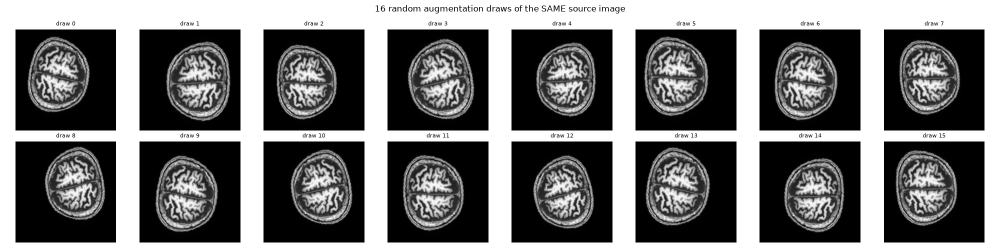
#> input picture reports/figures/augmentation_check.png, 2000 x 500 px (shown at 1/2 size)
$ python -i brain_mask.py   (imports and definitions only)
#> lines starting #> are read from the running program, lines starting #| are printed output that depends on the picture; after the words box and inside, x2 and y2 are one past the last pixel; in counts of white or black regions, pixels touching at a corner belong together
#> further down, picture is the input picture: shape (500, 2000, 3); min 0, max 255, mean 116.4
"""
Removes skull, scalp and background from the processed axial slices.

Why this is the best lever available without new data (decision 10): the models currently
separate ADNI1 (CN/AD) from ADNI-GO/2 (EMCI/LMCI) with 95-100% accuracy, which is a
scanner/protocol cue rather than disease. Much of that cue lives OUTSIDE the brain --
skull marrow brightness, scalp fat thickness, how much neck is in frame, and background
noise texture all vary by scanner and sequence while carrying no information about
atrophy. Masking to brain-only deletes that shortcut while keeping the hippocampal region
the task actually depends on.

Method (a classic threshold-based strip, run on the 224x224 PNGs rather than re-deriving
from DICOM, which keeps it cheap and reversible):
  1. Otsu threshold to separate head from background.
  2. Morphological opening with a large kernel: the skull is a THIN bright ring, so
     opening breaks its connection to the brain while the brain, being thick, survives.
  3. Keep the largest connected component -- the brain.
  4. Close and fill holes so ventricles and dark interior structures are not punched out.
  5. Slight erosion to shave any residual inner skull table.

Usage:
  python brain_mask.py qc      -> writes a before/after grid to reports/figures for review
  python brain_mask.py run     -> masks every slice into data/processed_masked/ + manifest
"""

import os
import sys

import cv2
import numpy as np
import pandas as pd

ROOT = os.path.dirname(os.path.dirname(os.path.abspath(__file__)))
SRC_MANIFEST = os.path.join(ROOT, "data", "manifest.csv")
OUT_ROOT = os.path.join(ROOT, "data", "processed_masked")
OUT_MANIFEST = os.path.join(ROOT, "data", "manifest_masked.csv")
CROP_ROOT = os.path.join(ROOT, "data", "processed_braincrop")
CROP_MANIFEST = os.path.join(ROOT, "data", "manifest_braincrop.csv")


SKULL_THICKNESS_PX = 9  # scalp + skull at 224x224; measured off the QC grid


def brain_mask(img: np.ndarray) -> np.ndarray:
    """Returns the masked image (uint8), brain kept, skull/scalp/background zeroed.

    Deliberately NOT Otsu-thresholded. Otsu on a T1 slice splits bright white matter from
    everything darker, so the mid-grey cortical ribbon lands on the background side and
    gets deleted -- which destroys exactly the tissue atrophy shows up in (a first attempt
    did this and retained only ~21% of the head).

    Instead: take the whole head with a LOW threshold (background is near zero), fill it
    solid, then erode inward by roughly the scalp+skull thickness. Erosion costs a thin
    outer rim of cortex, which is an acceptable trade for removing the skull marrow and
    scalp fat that carry the scanner-protocol cue.
    """
    blur = cv2.GaussianBlur(img, (5, 5), 0)

    # Low threshold = head vs background, rather than bright tissue vs the rest.
    # Otsu on the nonzero pixels only would still sit too high, so use a fixed low cut
    # relative to the slice's own dynamic range.
    thresh = max(10, int(0.12 * float(blur.max())))
#> thresh = 30
    head = (blur > thresh).astype(np.uint8) * 255
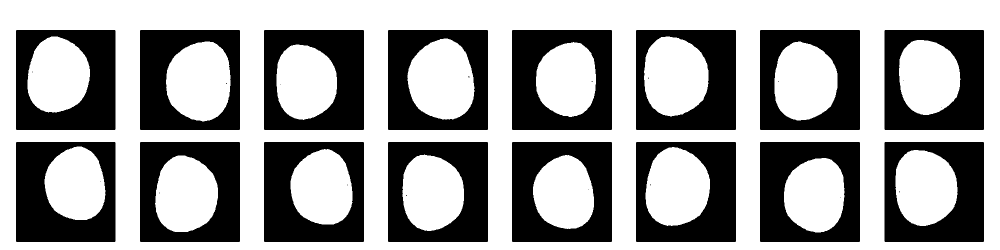
#> head: shape (500, 2000, 3) (shown at 1/2 size); 60.4% white; 34 black regions (18 under 20 px), largest, box (x1, y1, x2, y2) and area: (1024, 284, 1224, 484) 25924, (32, 284, 231, 484) 25775, (1024, 60, 1224, 260) 25668

    head = cv2.morphologyEx(head, cv2.MORPH_CLOSE,
                            cv2.getStructuringElement(cv2.MORPH_ELLIPSE, (9, 9)))
#> head: shape (500, 2000, 3); 60.4% white; 16 black regions, largest, box (x1, y1, x2, y2) and area: (1024, 284, 1224, 484) 25903, (32, 284, 231, 484) 25750, (1024, 60, 1224, 260) 25646
#> (the run stopped early here; a loop or call above may not have finished)
